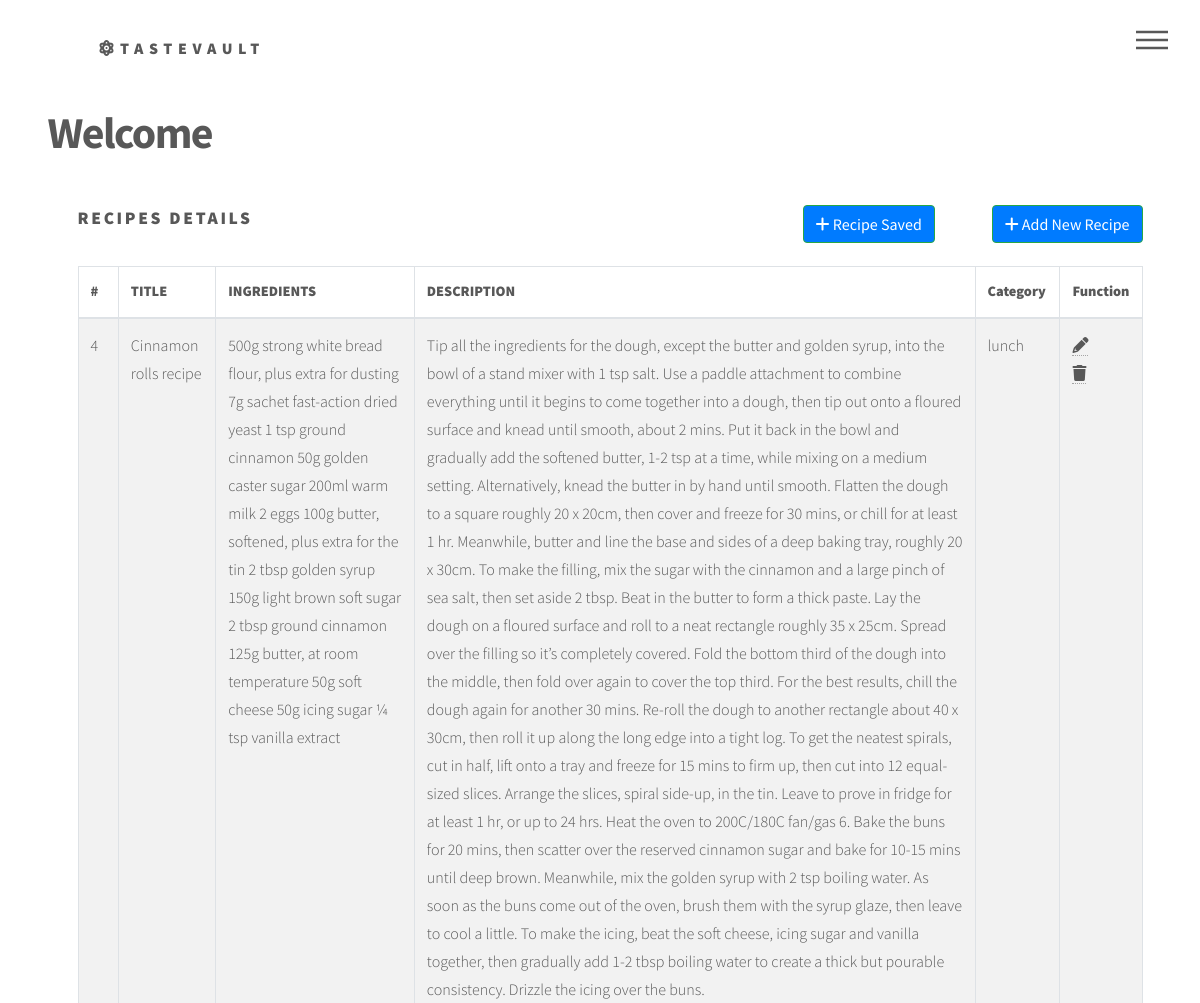
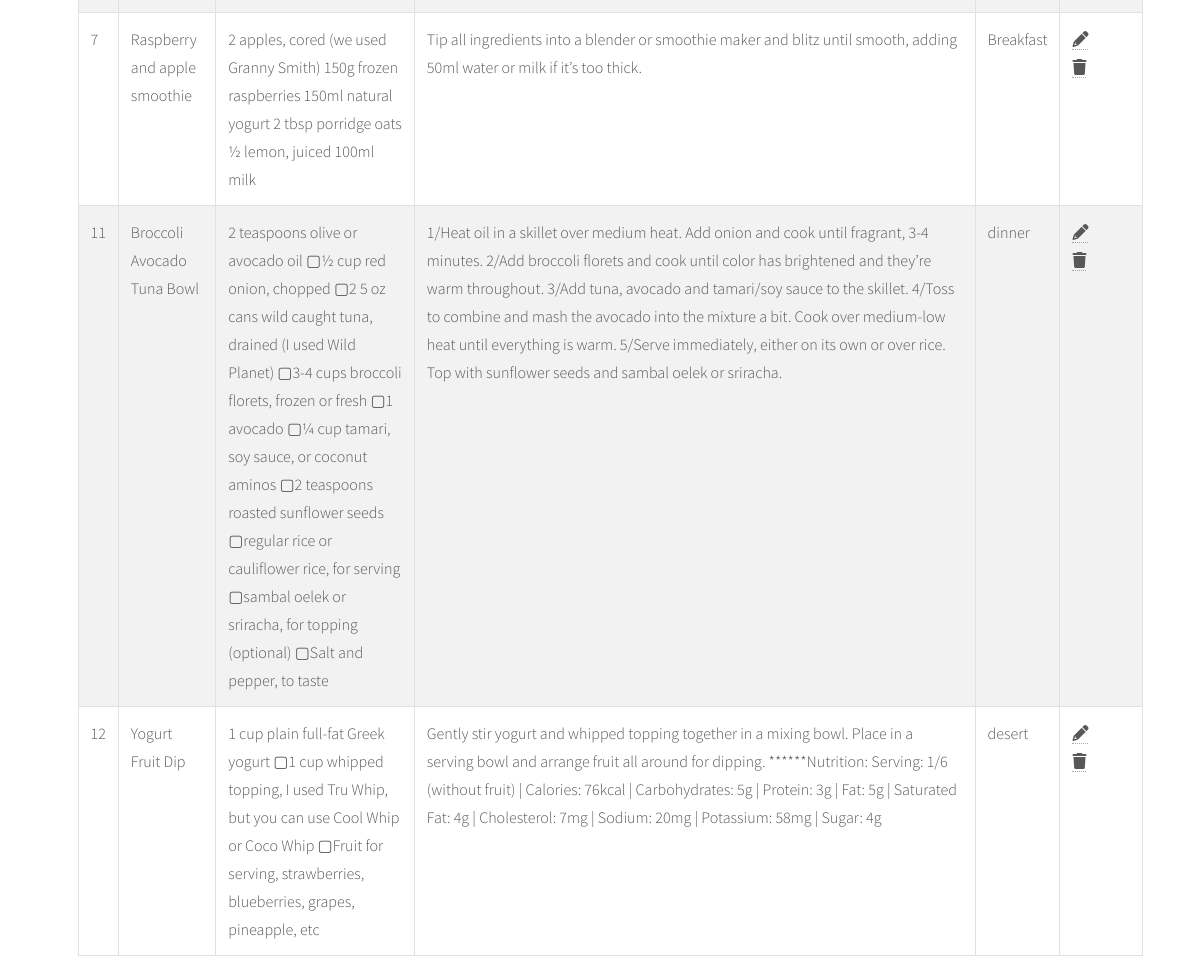
Screenshot of /profile.php (signed in) with the database file from the repository (2 pictures, top to bottom).
### tables this page shows
CREATE TABLE `recipe` (
  `TITLE` text NOT NULL,
  `INGREDIENTS` text NOT NULL,
  `DESCRIPTION` text NOT NULL,
  `IMAGER` varchar(250) NOT NULL,
  `DATER` date DEFAULT NULL,
  `category` varchar(200) DEFAULT NULL,
  `IDRECIPE` int(11) NOT NULL,
  `IDUSER` int(11) DEFAULT NULL,
  `prix` int(11) DEFAULT NULL
);

### profile.php (the view, shortened to what this page needs)
<!DOCTYPE html>
<html>
	<head>
		<link rel="stylesheet" href="assets/bootstrap/css/bootstrap.min.css" />
		<link rel="stylesheet" href="assets/css/main.css" />
		<link rel="stylesheet" href="https://cdnjs.cloudflare.com/ajax/libs/font-awesome/6.0.0-beta3/css/all.min.css">
	</head>
	<body class="is-preload">
			<div id="wrapper">
					<header id="header">
						<div class="inner">
								<a href="home.php" class="logo">
								<span class="fas fa-atom"></span><span class="title">TasteVault</span>
								</a>
								<nav>
									<ul>
										<li><a href="#menu">Menu</a></li>
									</ul>
								</nav>
						</div>
					</header>
						</div>
					<div class="container">
        <div class="main-body">
            <h1>Welcome </h1>
    <div id="wrapper">
        <div class="container">
            <div class="main-body">
                <div class="wrapper">
                    <div class="container-fluid">
                        <div class="row">
                            <div class="col-md-12">
                                <div class="mt-7 mb-6 clearfix">
                                    <h2 class="pull-left">Recipes Details</h2>
                                    <a href="addrecipe.php" class="btn btn-success pull-right" style="background-color:#007bff"><i class="fa fa-plus"></i> Add New Recipe</a>
									<a href="save.php" class="btn btn-success" style="margin-left:550px;background-color:#007bff"><i class="fa fa-plus"></i> Recipe Saved</a>
                                </div>
                                <?php
                                require_once "connexion.php";
                                $userID = $_SESSION['IDUSER'];
                                $sql = "SELECT * FROM recipe WHERE IDUSER = $userID";
                                if($result = mysqli_query($conn, $sql)){
                                    if(mysqli_num_rows($result) > 0){
                                        echo '<table class="table table-bordered table-striped">';
                                        echo "<thead>";
                                        echo "<tr>";
                                        echo "<th>#</th>";
                                        echo "<th>TITLE</th>";
                                        echo "<th>INGREDIENTS</th>";
                                        echo "<th>DESCRIPTION</th>";
                                        echo "<th>Category</th>";
										echo "<th>Function</th>";
                                        echo "</tr>";
                                        echo "</thead>";
                                        echo "<tbody>";
                                        while($row = mysqli_fetch_array($result)){
                                            echo "<tr>";
                                            echo "<td>" . $row['IDRECIPE'] . "</td>";
                                            echo "<td>" . $row['TITLE'] . "</td>";
                                            echo "<td>" . $row['INGREDIENTS'] . "</td>";
                                            echo "<td>" . $row['DESCRIPTION'] . "</td>";
                                            echo "<td>" . $row['category'] . "</td>";
                                            echo "<td>";
                                            echo '<a href="update.php?id='. $row['IDRECIPE'] .'" class="mr-3" title="Update Record" data-toggle="tooltip"><span class="fa fa-pencil"></span></a>';echo "<br>";
                                            echo '<a href="delete.php?id='. $row['IDRECIPE'] .'" title="Delete Record" data-toggle="tooltip"><span class="fa fa-trash"></span></a>';
                                            echo "</td>";
                                            echo "</tr>";
                                        }
                                        echo "</tbody>";
                                        echo "</table>";
                                    } else {
                                        echo '<div class="alert alert-danger"><em>No records were found.</em></div>';
                                    }
                                } else {
                                    echo "Oops! Something went wrong. Please try again later.";
                                }
                                ?>
                            </div>
                        </div>
                    </div>
                </div>
            </div>
        </div>
    </div>
</body>
</html>

### profile.php (style rules this page uses)
body { margin-left:10px; margin-right:5px; }

### rows the page displays
recipe: IDRECIPE "4", TITLE "Cinnamon rolls recipe", INGREDIENTS "500g strong white bread flour, plus extra for dusting 7g sachet fast-action dried yeast 1 tsp ground cinnamon 50g golden caster sugar 200ml warm milk 2 eggs 100g butter, softened, plus extra for the tin 2 tbsp golden syrup 150g light brown soft sugar 2 tbsp ground cinnamon 125g butter, at room temperature 50g soft cheese 50g icing sugar ¼ tsp vanilla extract", DESCRIPTION "Tip all the ingredients for the dough, except the butter and golden syrup, into the bowl of a stand mixer with 1 tsp salt. Use a paddle attachment to combine everything until it begins to come together into a dough, then tip out onto a floured surface and knead until smooth, about 2 mins. Put it back in the bowl and gradually add the softened butter, 1-2 tsp at a time, while mixing on a medium setting. Alternatively, knead the butter in by hand until smooth. Flatten the dough to a square roughly 20 x 20cm, then cover and freeze for 30 mins, or chill for at least 1 hr. Meanwhile, butter and line the base and sides of a deep baking tray, roughly 20 x 30cm. To make the filling, mix the sugar…", category "lunch"
recipe: IDRECIPE "7", TITLE "Raspberry and apple smoothie", INGREDIENTS "2 apples, cored (we used Granny Smith) 150g frozen raspberries 150ml natural yogurt 2 tbsp porridge oats ½ lemon, juiced 100ml milk", DESCRIPTION "Tip all ingredients into a blender or smoothie maker and blitz until smooth, adding 50ml water or milk if it’s too thick.", category "Breakfast"
recipe: IDRECIPE "11", TITLE "Broccoli Avocado Tuna Bowl", INGREDIENTS "2 teaspoons olive or avocado oil ▢½ cup red onion, chopped ▢2 5 oz cans wild caught tuna, drained (I used Wild Planet) ▢3-4 cups broccoli florets, frozen or fresh ▢1 avocado ▢¼ cup tamari, soy sauce, or coconut aminos ▢2 teaspoons roasted sunflower seeds ▢regular rice or cauliflower rice, for serving ▢sambal oelek or sriracha, for topping (optional) ▢Salt and pepper, to taste", DESCRIPTION "1/Heat oil in a skillet over medium heat. Add onion and cook until fragrant, 3-4 minutes. 2/Add broccoli florets and cook until color has brightened and they’re warm throughout. 3/Add tuna, avocado and tamari/soy sauce to the skillet. 4/Toss to combine and mash the avocado into the mixture a bit. Cook over medium-low heat until everything is warm. 5/Serve immediately, either on its own or over rice. Top with sunflower seeds and sambal oelek or sriracha.", category "dinner"
recipe: IDRECIPE "12", TITLE "Yogurt Fruit Dip", INGREDIENTS "1 cup plain full-fat Greek yogurt ▢1 cup whipped topping, I used Tru Whip, but you can use Cool Whip or Coco Whip ▢Fruit for serving, strawberries, blueberries, grapes, pineapple, etc", DESCRIPTION "Gently stir yogurt and whipped topping together in a mixing bowl. Place in a serving bowl and arrange fruit all around for dipping. ******Nutrition: Serving: 1/6 (without fruit) | Calories: 76kcal | Carbohydrates: 5g | Protein: 3g | Fat: 5g | Saturated Fat: 4g | Cholesterol: 7mg | Sodium: 20mg | Potassium: 58mg | Sugar: 4g", category "desert"
